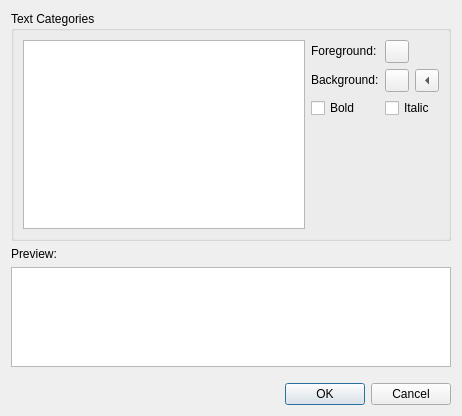
<?xml version="1.0" encoding="UTF-8"?>
<ui version="4.0">
 <class>TextEditor::Internal::EditColorSchemeDialog</class>
 <widget class="QDialog" name="TextEditor::Internal::EditColorSchemeDialog">
  <property name="geometry">
   <rect>
    <x>0</x>
    <y>0</y>
    <width>462</width>
    <height>416</height>
   </rect>
  </property>
  <property name="windowTitle">
   <string>Edit Color Scheme</string>
  </property>
  <layout class="QVBoxLayout" name="verticalLayout">
   <item>
    <widget class="QGroupBox" name="groupBox_2">
     <property name="sizePolicy">
      <sizepolicy hsizetype="Expanding" vsizetype="Expanding">
       <horstretch>0</horstretch>
       <verstretch>1</verstretch>
      </sizepolicy>
     </property>
     <property name="title">
      <string>Text Categories</string>
     </property>
     <layout class="QHBoxLayout">
      <item>
       <widget class="QListWidget" name="itemListWidget">
        <property name="sizePolicy">
         <sizepolicy hsizetype="Expanding" vsizetype="Expanding">
          <horstretch>1</horstretch>
          <verstretch>0</verstretch>
         </sizepolicy>
        </property>
        <property name="selectionMode">
         <enum>QAbstractItemView::ExtendedSelection</enum>
        </property>
       </widget>
      </item>
      <item>
       <layout class="QGridLayout" name="_2">
        <item row="2" column="0">
         <widget class="QCheckBox" name="boldCheckBox">
          <property name="text">
           <string>Bold</string>
          </property>
         </widget>
        </item>
        <item row="2" column="1">
         <widget class="QCheckBox" name="italicCheckBox">
          <property name="text">
           <string>Italic</string>
          </property>
         </widget>
        </item>
        <item row="0" column="1">
         <widget class="QToolButton" name="foregroundToolButton">
          <property name="sizePolicy">
           <sizepolicy hsizetype="Fixed" vsizetype="Fixed">
            <horstretch>0</horstretch>
            <verstretch>0</verstretch>
           </sizepolicy>
          </property>
          <property name="text">
           <string/>
          </property>
         </widget>
        </item>
        <item row="1" column="0">
         <widget class="QLabel" name="label_2">
          <property name="sizePolicy">
           <sizepolicy hsizetype="Fixed" vsizetype="Fixed">
            <horstretch>0</horstretch>
            <verstretch>0</verstretch>
           </sizepolicy>
          </property>
          <property name="text">
           <string>Background:</string>
          </property>
         </widget>
        </item>
        <item row="0" column="0">
         <widget class="QLabel" name="label">
          <property name="sizePolicy">
           <sizepolicy hsizetype="Fixed" vsizetype="Fixed">
            <horstretch>0</horstretch>
            <verstretch>0</verstretch>
           </sizepolicy>
          </property>
          <property name="text">
           <string>Foreground:</string>
          </property>
         </widget>
        </item>
        <item row="3" column="1">
         <spacer>
          <property name="orientation">
           <enum>Qt::Vertical</enum>
          </property>
          <property name="sizeHint" stdset="0">
           <size>
            <width>20</width>
            <height>40</height>
           </size>
          </property>
         </spacer>
        </item>
        <item row="1" column="1">
         <layout class="QHBoxLayout" name="horizontalLayout">
          <item>
           <widget class="QToolButton" name="backgroundToolButton">
            <property name="sizePolicy">
             <sizepolicy hsizetype="Fixed" vsizetype="Fixed">
              <horstretch>0</horstretch>
              <verstretch>0</verstretch>
             </sizepolicy>
            </property>
            <property name="text">
             <string/>
            </property>
           </widget>
          </item>
          <item>
           <widget class="QToolButton" name="eraseBackgroundToolButton">
            <property name="toolTip">
             <string>Erase background</string>
            </property>
            <property name="text">
             <string>x</string>
            </property>
            <property name="arrowType">
             <enum>Qt::LeftArrow</enum>
            </property>
           </widget>
          </item>
         </layout>
        </item>
       </layout>
      </item>
     </layout>
    </widget>
   </item>
   <item>
    <widget class="QLabel" name="label_3">
     <property name="text">
      <string>Preview:</string>
     </property>
    </widget>
   </item>
   <item>
    <widget class="QTextEdit" name="previewTextEdit">
     <property name="sizePolicy">
      <sizepolicy hsizetype="Expanding" vsizetype="Expanding">
       <horstretch>0</horstretch>
       <verstretch>0</verstretch>
      </sizepolicy>
     </property>
     <property name="maximumSize">
      <size>
       <width>16777215</width>
       <height>100</height>
      </size>
     </property>
     <property name="readOnly">
      <bool>true</bool>
     </property>
    </widget>
   </item>
   <item>
    <spacer name="verticalSpacer">
     <property name="orientation">
      <enum>Qt::Vertical</enum>
     </property>
     <property name="sizeHint" stdset="0">
      <size>
       <width>20</width>
       <height>10</height>
      </size>
     </property>
    </spacer>
   </item>
   <item>
    <widget class="QDialogButtonBox" name="buttonBox">
     <property name="orientation">
      <enum>Qt::Horizontal</enum>
     </property>
     <property name="standardButtons">
      <set>QDialogButtonBox::Cancel|QDialogButtonBox::Ok</set>
     </property>
    </widget>
   </item>
  </layout>
 </widget>
 <resources/>
 <connections>
  <connection>
   <sender>buttonBox</sender>
   <signal>accepted()</signal>
   <receiver>TextEditor::Internal::EditColorSchemeDialog</receiver>
   <slot>accept()</slot>
   <hints>
    <hint type="sourcelabel">
     <x>248</x>
     <y>254</y>
    </hint>
    <hint type="destinationlabel">
     <x>157</x>
     <y>274</y>
    </hint>
   </hints>
  </connection>
  <connection>
   <sender>buttonBox</sender>
   <signal>rejected()</signal>
   <receiver>TextEditor::Internal::EditColorSchemeDialog</receiver>
   <slot>reject()</slot>
   <hints>
    <hint type="sourcelabel">
     <x>316</x>
     <y>260</y>
    </hint>
    <hint type="destinationlabel">
     <x>286</x>
     <y>274</y>
    </hint>
   </hints>
  </connection>
 </connections>
</ui>
